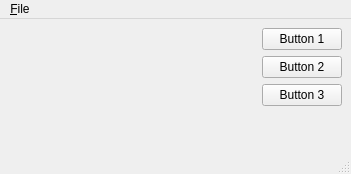
<?xml version="1.0" encoding="UTF-8"?>
<ui version="4.0">
 <class>MainWindow</class>
 <widget class="QMainWindow" name="MainWindow">
  <property name="geometry">
   <rect>
    <x>0</x>
    <y>0</y>
    <width>351</width>
    <height>174</height>
   </rect>
  </property>
  <property name="windowTitle">
   <string>1541-rebuild Menü Simulation</string>
  </property>
  <widget class="QWidget" name="centralwidget">
   <layout class="QHBoxLayout" name="horizontalLayout">
    <item>
     <widget class="LCDWidget" name="lcd" native="true"/>
    </item>
    <item>
     <layout class="QVBoxLayout" name="verticalLayout">
      <item>
       <widget class="QPushButton" name="button1">
        <property name="text">
         <string>Button 1</string>
        </property>
       </widget>
      </item>
      <item>
       <widget class="QPushButton" name="button2">
        <property name="text">
         <string>Button 2</string>
        </property>
       </widget>
      </item>
      <item>
       <widget class="QPushButton" name="button3">
        <property name="text">
         <string>Button 3</string>
        </property>
       </widget>
      </item>
      <item>
       <spacer name="verticalSpacer">
        <property name="orientation">
         <enum>Qt::Vertical</enum>
        </property>
        <property name="sizeHint" stdset="0">
         <size>
          <width>20</width>
          <height>40</height>
         </size>
        </property>
       </spacer>
      </item>
      <item>
       <spacer name="horizontalSpacer">
        <property name="orientation">
         <enum>Qt::Horizontal</enum>
        </property>
        <property name="sizeType">
         <enum>QSizePolicy::Fixed</enum>
        </property>
        <property name="sizeHint" stdset="0">
         <size>
          <width>40</width>
          <height>20</height>
         </size>
        </property>
       </spacer>
      </item>
     </layout>
    </item>
   </layout>
  </widget>
  <widget class="QMenuBar" name="menubar">
   <property name="geometry">
    <rect>
     <x>0</x>
     <y>0</y>
     <width>351</width>
     <height>22</height>
    </rect>
   </property>
   <widget class="QMenu" name="menu_File">
    <property name="title">
     <string>&amp;File</string>
    </property>
    <addaction name="actionSave_Image"/>
    <addaction name="separator"/>
    <addaction name="action_Exit"/>
   </widget>
   <addaction name="menu_File"/>
  </widget>
  <widget class="QStatusBar" name="statusbar"/>
  <action name="actionSave_Image">
   <property name="text">
    <string>&amp;Save Image</string>
   </property>
  </action>
  <action name="action_Exit">
   <property name="text">
    <string>&amp;Exit</string>
   </property>
  </action>
 </widget>
 <customwidgets>
  <customwidget>
   <class>LCDWidget</class>
   <extends>QWidget</extends>
   <header>lcd_widget.h</header>
   <container>1</container>
  </customwidget>
 </customwidgets>
 <resources/>
 <connections/>
</ui>
